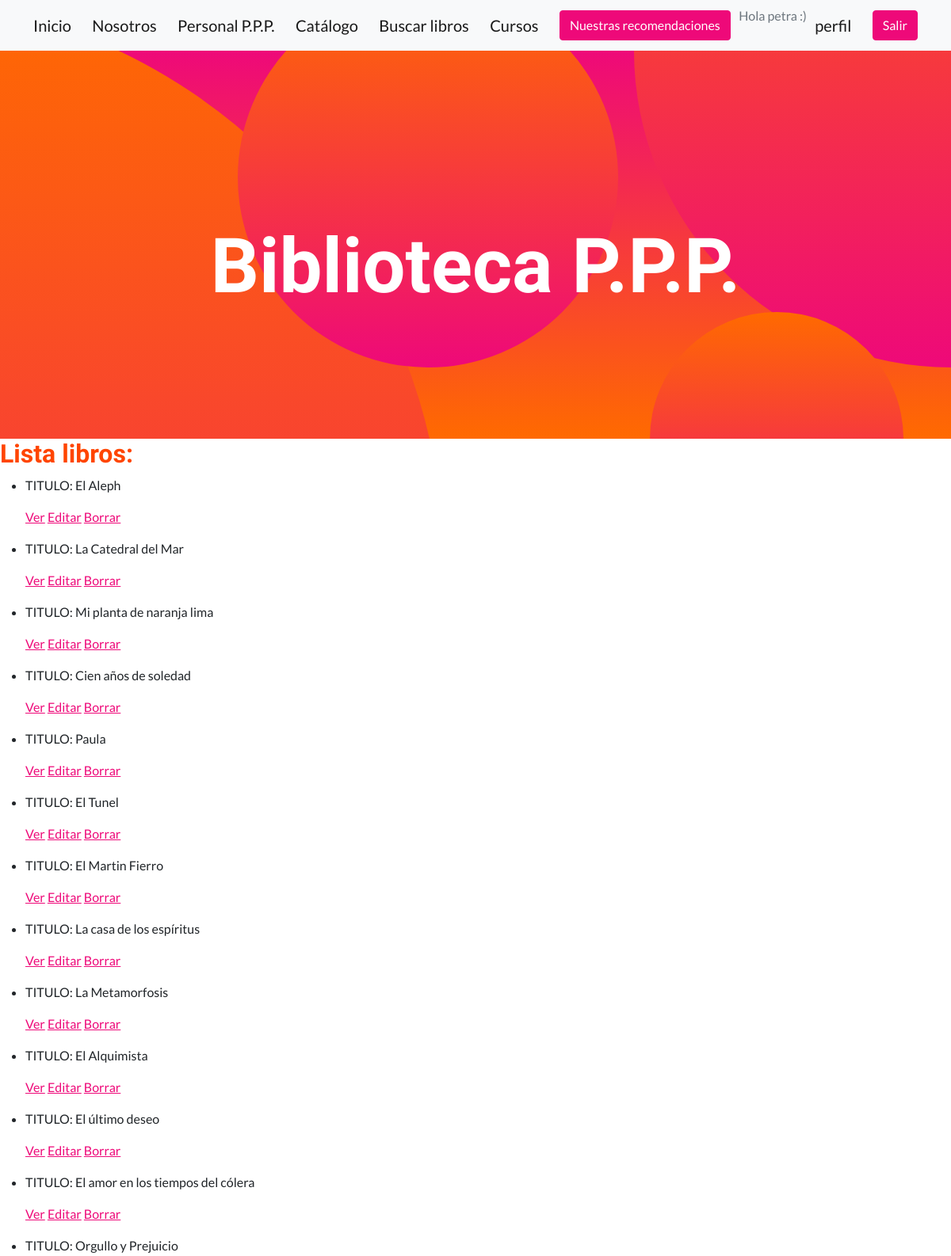
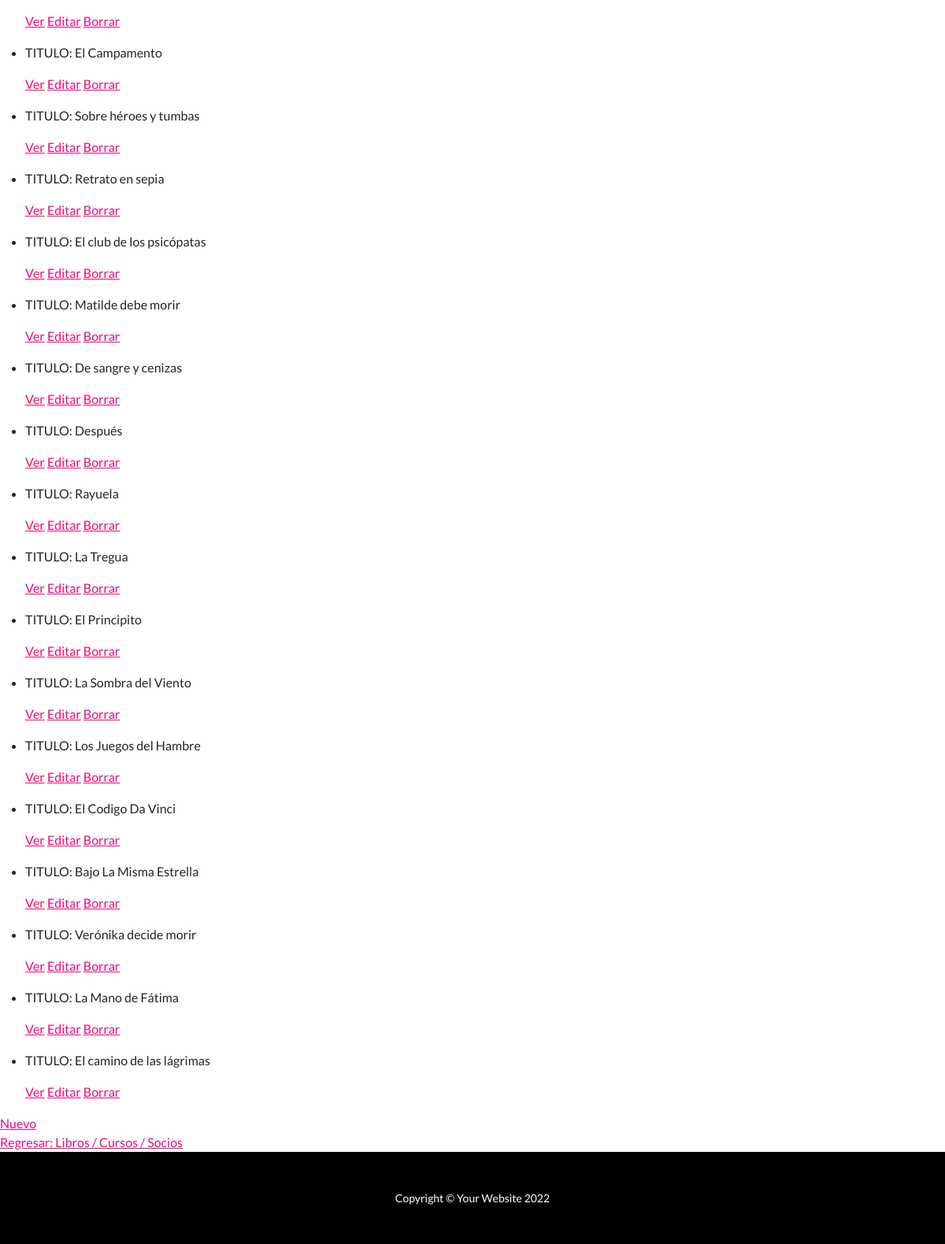
Screenshot of /listaLibros/ (signed in) with the database file from the repository (2 pictures, top to bottom).
### app_biblioteca/models.py (models this page shows, shortened)
class Libro(models.Model):
    nombre= models.CharField(max_length=40)
    autor= models.CharField(max_length=30)
    publicacion= models.IntegerField()
    genero= models.CharField(max_length=20)
    editorial=models.CharField(max_length=20)

### app_biblioteca/views.py (the view)
# urls.py: path('listaLibros/', views.LibroList.as_view(), name='ListL'),
class LibroList (LoginRequiredMixin, ListView):
    model = Libro
    template_name= "libro_list.html"

### app_biblioteca/templates/libro_list.html
{% extends "padre.html" %}
{% load static %}
{% block ContenidoQueCambia %}
    <h2 style="color:orangered">Lista libros:</h2>
    <ul>
        {% for libro in object_list %}
        <li>
            <p> TITULO: {{ libro.nombre }}</p>
            <p>
                <a href="{% url 'DetailL' libro.id %}">Ver</a>
                <a href="{% url 'EditL' libro.id %}">Editar</a>
                <a href="{% url 'DeleteL' libro.id %}">Borrar</a>
            </p>
        </li>
        {% endfor %}
    </ul>
    <a href="{% url 'NewL' %}">Nuevo</a>
    <br>
    <a href="{% url 'accesoastaff' %}">Regresar: Libros / Cursos / Socios</a>
{% endblock %}

### app_biblioteca/templates/padre.html (shortened to what this page needs)
<!DOCTYPE html>
<html lang="en">
    <head>
        {% load static %}
        <link href="{%static 'app_biblioteca/css/styles.css' %}" rel="stylesheet" />
    </head>
    <body id="page-top">
        <nav class="navbar navbar-light bg-light static-top">
            <div class="container">
                <a class="navbar-brand" href="{% url 'inicio' %}">Inicio</a>
                <a class="navbar-brand" href="{% url 'nosotros' %}">Nosotros</a>
                {% if user.is_staff == 1 %}
                <a class="navbar-brand" href="{% url 'accesoastaff' %}">Personal P.P.P.</a>
                {% endif %}
                <a class="navbar-brand" href="{% url 'catalogo' %}">Catálogo</a>
                <a class="navbar-brand" href="{% url 'buscarlibro' %}">Buscar libros</a>
                <a class="navbar-brand" href="{% url 'listadocursos' %}">Cursos</a>
                {% if request.user.is_authenticated %}
                <a class="btn btn-primary" href="{% url 'postlist' %}">Nuestras recomendaciones</a>
                {% endif %}
                {% if request.user.is_authenticated %}
                <p class="text-muted mb-4 mb-lg-0>">Hola {{user.username}} :)</p>
                <a class="navbar-brand" href="{% url 'perfil' %}">perfil</a>
                {% endif %}
                {% if request.user.is_authenticated %}
                <a class="btn btn-primary" href="{% url 'Logout' %}">Salir</a>
                {% endif %}
            </div>
        </nav>
        <header class="masthead text-center text-white">
            <div class="masthead-content">
                <div class="container px-5">
                    <h3 class="masthead-heading mb-0">Biblioteca P.P.P.</h3>
                </div>
            </div>
            <div class="bg-circle-1 bg-circle"></div>
            <div class="bg-circle-2 bg-circle"></div>
            <div class="bg-circle-3 bg-circle"></div>
            <div class="bg-circle-4 bg-circle"></div>
        </header>
        {% block ContenidoQueCambia %}{% endblock %}
        <footer class="py-5 bg-black">
            <div class="container px-5"><p class="m-0 text-center text-white small">Copyright &copy; Your Website 2022</p></div>
        </footer>
    </body>
</html>

### rows the page displays
Libro: nombre "El Aleph"
Libro: nombre "La Catedral del Mar"
Libro: nombre "Mi planta de naranja lima"
Libro: nombre "Cien años de soledad"
Libro: nombre "Paula"
Libro: nombre "El Tunel"
Libro: nombre "El Martin Fierro"
Libro: nombre "La casa de los espíritus"
Libro: nombre "La Metamorfosis"
Libro: nombre "El Alquimista"
Libro: nombre "El último deseo"
Libro: nombre "El amor en los tiempos del cólera"
Libro: nombre "Orgullo y Prejuicio"
Libro: nombre "El Campamento"
Libro: nombre "Sobre héroes y tumbas"
Libro: nombre "Retrato en sepia"
Libro: nombre "El club de los psicópatas"
Libro: nombre "Matilde debe morir"
Libro: nombre "De sangre y cenizas"
Libro: nombre "Después"
Libro: nombre "Rayuela"
Libro: nombre "La Tregua"
Libro: nombre "El Principito"
Libro: nombre "La Sombra del Viento"
Libro: nombre "Los Juegos del Hambre"
Libro: nombre "El Codigo Da Vinci"
Libro: nombre "Bajo La Misma Estrella"
Libro: nombre "Verónika decide morir"
Libro: nombre "La Mano de Fátima"
Libro: nombre "El camino de las lágrimas"

### other values shown
{{ user.username }} "petra"
